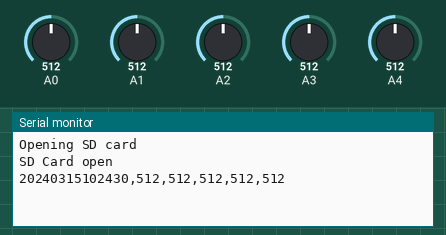
Recording of a sketch running on a simulated Arduino Uno, built with avr-gcc and run on an emulated ATmega328P. Shown: the last lines printed to the serial monitor. Wiring (inferred from the names in the program): DS1307 clock at I2C address 0x68. The inputs (shaded band) are chosen by the test bench; at power-on: A0 = 512, A1 = 512, A2 = 512, A3 = 512, A4 = 512. The local clock reads 2024-03-15 10:24:30 at power-on unless the sketch sets it; storage starts empty.

Above: at 1.5 s.
1.6 s: A0 set to 716
At 5.8 s:
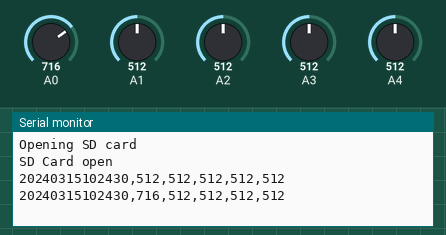
7.6 s: A1 set to 716
At 11.6 s:
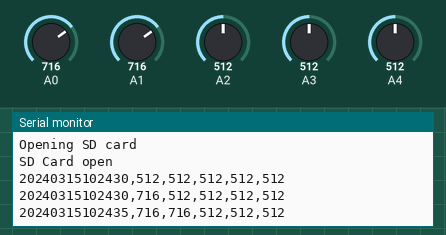
13.6 s: A2 set to 716
At 16.3 s:
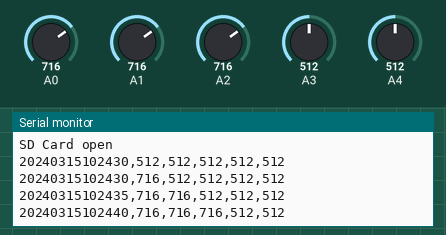
19.6 s: A3 set to 716
At 20.9 s:
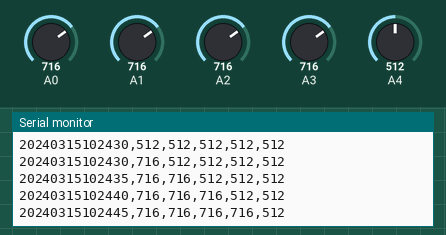
25.6 s: A4 set to 716
At 25.6 s:
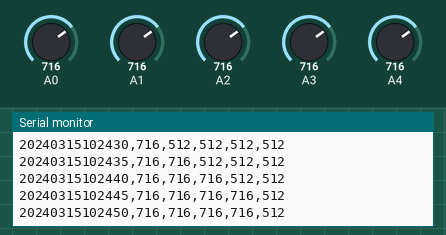
31.6 s: A0 set to 992
At 36.0 s:
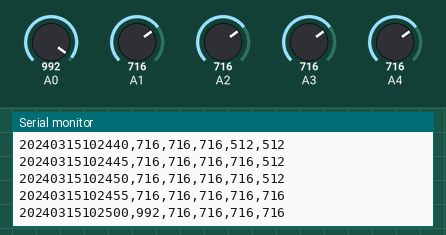
Timing chart, 0 to 37.5 s (numbered marks = the images above; inputs shaded):
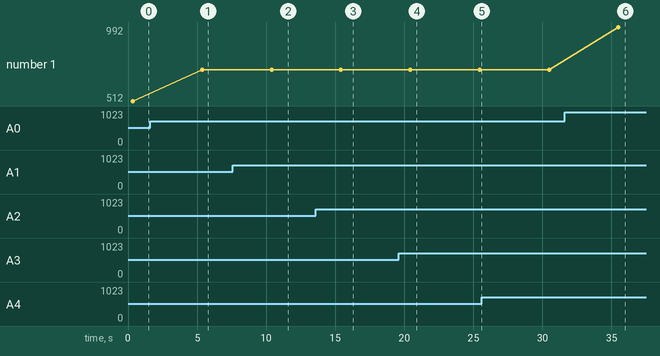

Measured:
- after the input at 1.6 s, the serial monitor: prints a new line after 3.8 s (image 1)
- after the input at 7.6 s, the serial monitor: prints a new line after 2.8 s (image 2)
- after the input at 13.6 s, the serial monitor: prints a new line after 1.8 s (image 3)
- after the input at 19.6 s, the serial monitor: prints a new line after 0.84 s (image 4)
- after the input at 31.6 s, the serial monitor: prints a new line after 3.9 s (image 6)
- plotted number 1: 512 → 716 after the input at 1.6 s, 716 → 992 after the input at 31.6 s

The sketch:

2021ArduinoUnoDataShield02J.ino
```cpp
//Arduino Uno with data logger shield with DS1307 RTC, SD card.
//Analog sensors on analog pins 0-5
//SD Card Pins:
//  CS = pin 10 for Uno.  4 for MKRZero
//  MOSI = pin 11
//  MISO = pin 12
//  CLK = pin 13
//SD library --> 8.3 filenames (not case-sensitive, ABCDEFGH.txt = abcdefgh.txt).
//RTC DS1307. I2C--> SCL(clk)=D1, SDA(data)=D2
//20210603 - by TSBrownie.  Non-commercial use approved.
#include <SD.h>                                   //SD card lib
#include <SPI.h>                                  //Serial lib
#include "Wire.h"                                 //I2C library
#define DS1307 0x68                               //I2C Addr 1307 (Default=0x68)
File diskFile;                                    //SD card file handle
String DoWList[]={"Null",",Sun,",",Mon,",",Tue,",",Wed,",",Thr,",",Fri,",",Sat,"}; //DOW from 1-7
byte second, minute, hour, DoW, Date, month, year; //Btye variables for BCD time
const int CSpin = 10;                             //Chip select pin
const int numSens = 5;                            //Number of analog sensors
const int readInterval = 5000;                    //**Millisecond delay between readings
int sensePin = 0;                                 //Analog pins for sensors
int sensor = 0;                                   //Data from sensor
String dataBuff = "";                             //Output SD file buffer
String timeString;                                //Build date time data
String SDFileName = "SDfil01.txt";                //**SD card file name to create/write/read

//RTC FUNCTIONS =====================================
byte BCD2DEC(byte val){             //Ex: 51 = 01010001 BCD.  01010001/16-->0101=5 then x10-->50.
  return(((val/16)*10)+(val%16));}  //         01010001%16-->0001.  50+0001 = 51 DEC

void GetRTCTime(){                               //Routine read real time clock, format data
  byte second;byte minute;byte hour;byte DoW;byte Date;byte month;byte year;
  Wire.beginTransmission(DS1307);                //Open I2C to RTC DS1307
  Wire.write(0x00);                              //Write reg pointer to 0x00 Hex
  Wire.endTransmission();                        //End xmit to I2C.  Send requested data.
  Wire.requestFrom(DS1307, 7);                   //Get 7 bytes from RTC buffer
  second = BCD2DEC(Wire.read() & 0x7f);          //Seconds.  Remove hi order bit
  minute = BCD2DEC(Wire.read());                 //Minutes
  hour = BCD2DEC(Wire.read() & 0x3f);            //Hour.  Remove 2 hi order bits
  DoW = BCD2DEC(Wire.read());                    //Day of week
  Date = BCD2DEC(Wire.read());                   //Date
  month = BCD2DEC(Wire.read());                  //Month
  year = BCD2DEC(Wire.read());                   //Year
  timeString = 2000+year;                        //Build Date-Time data to write to SD
  if (month<10){timeString = timeString + '0';}  //Pad leading 0 if needed
  timeString = timeString + month;               //Month (1-12)
  if(Date<10){timeString = timeString + '0';}    //Pad leading 0 if needed
  timeString = timeString + Date;                //Date (1-30)
//  timeString = timeString + DoWList[DoW];        //1Sun-7Sat (0=null)
  if (hour<10){timeString = timeString + '0';}   //Pad leading 0 if needed
  timeString = timeString + hour;                //HH (0-24)
  if (minute<10){timeString = timeString + '0';} //Pad leading 0 if needed
  timeString = timeString + minute;              //MM (0-60)
  if (second<10){timeString = timeString + '0';} //Pad leading 0 if needed
  timeString = timeString + second;              //SS (0-60)
}
//SD CARD FUNCTIONS =================================
void openSD() {                                  //Routine to open SD card
  if (Serial){Serial.println(); Serial.println("Opening SD card");}//User message
  if (!SD.begin()) {                             //If not open, print message.  (CS=pin15)
    if (Serial){Serial.println("Open SD failed");}
    return;}                                     //If open fails
  if (Serial){Serial.println("SD Card open");}   //Else card opened
}

char openFile(char RW) {                     //Open SD file.  Only 1 open at a time
  diskFile.close();                          //Ensure file status, before re-opening
  diskFile = SD.open(SDFileName, RW);}       //If Read open at file start.  If write/append open at EOF

void print2File() {                          //Print data to SD file
  openFile(FILE_WRITE);                      //Open SD file for write
  if (diskFile) {                            //If file & opened --> write
    diskFile.println(dataBuff);              //Print string to SD file
    diskFile.close();                        //Close file, flush buffer (reliable but slower)
    if (Serial){Serial.println(dataBuff);}   //Print to COM
  } else {Serial.println("Error opening file");}  //File didn't open
}

void getRecordFile() {                       //Read from SD file
  openFile(FILE_READ);                       //Open SD file for write
  if (diskFile) {                            //Check if file open
    Serial.write(diskFile.read());           //Read SD file, then write to COM
  } else {Serial.println("Error opening file for read");}    //File didn't open
}

// SETUP AND LOOP =============================
void setup() {
  Wire.begin();                              //Open I2C
  Serial.begin(115200);                      //Open COM
  delay(300);                                //Wait for COM, but don't stop
  openSD();                                  //Open SD card
  GetRTCTime();                              //RTC "wake up"
}

void loop() {
  dataBuff = timeString + ',';
  for (sensePin = 0; sensePin < numSens; sensePin++) {  //Read sensors loop
    GetRTCTime();                                 //Get time from real time clock
    sensor = analogRead(sensePin);                //Read pin, temp store data
    dataBuff += String(sensor);                   //Add data to string
    if (sensePin < (numSens-1)){dataBuff += ",";} //Data divider
  }
  print2File();                                   //Write to SD card file
  dataBuff = "";                                  //Clear buffer for next round
  delay(readInterval);                            //Interval between measurements
}
```
